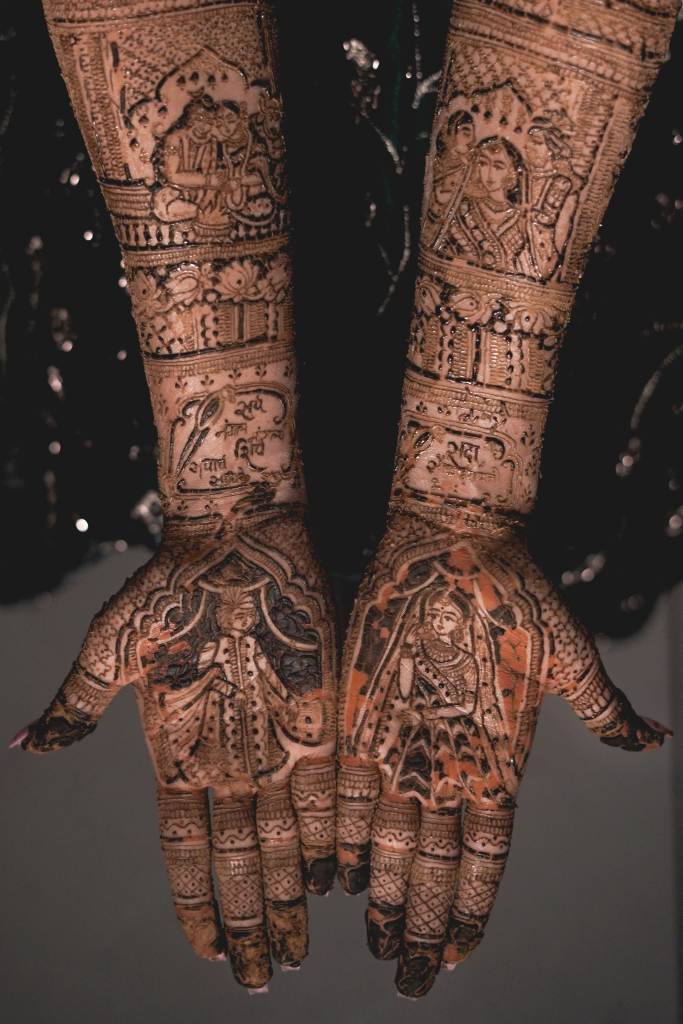
#> input picture backend/catalog/images/bridal-01-9258.jpg, 2731 x 4096 px (shown at 1/4 size)
$ python -i mask.py   (imports and definitions only)
#> lines starting #> are read from the running program, lines starting #| are printed output that depends on the picture; after the words box and inside, x2 and y2 are one past the last pixel; in counts of white or black regions, pixels touching at a corner belong together
"""Subject masks. The AI backend (rembg) gives clean cut-outs; the heuristic
backend (skin-seeded GrabCut) needs nothing beyond OpenCV and is the fallback."""
from __future__ import annotations

import threading

import cv2
import numpy as np

_sessions: dict = {}
_lock = threading.Lock()


# [24 lines left out: functions ai_available, _session, _ai_mask, not called in this run]


def _heuristic_mask(rgb: np.ndarray) -> np.ndarray:
    h, w = rgb.shape[:2]
#> h = 4096; w = 2731
    scale = 512 / max(h, w)
#> scale = 0.125
    small = cv2.resize((rgb * 255).astype(np.uint8), (max(1, round(w * scale)), max(1, round(h * scale))), interpolation=cv2.INTER_AREA)
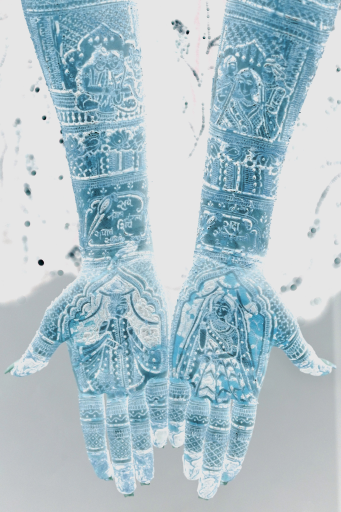
#> small: shape (512, 341, 3); mean R, G, B 173.9, 194.1, 202.4
    ycc = cv2.cvtColor(small, cv2.COLOR_RGB2YCrCb)
#> ycc: shape (512, 341, 3); mean of channels 0, 1, 2 189, 117.2, 135.5
    cr, cb = ycc[..., 1], ycc[..., 2]
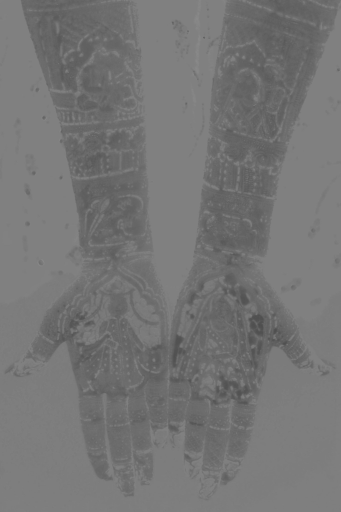
#> cr: shape (512, 341); min 78, max 137, mean 117.2
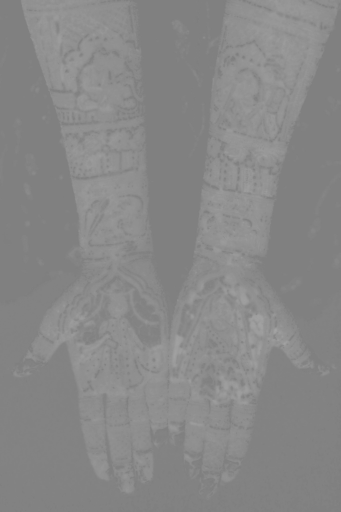
#> cb: shape (512, 341); min 125, max 164, mean 135.5
    skin = ((cr >= 133) & (cr <= 180) & (cb >= 77) & (cb <= 135)).astype(np.uint8)
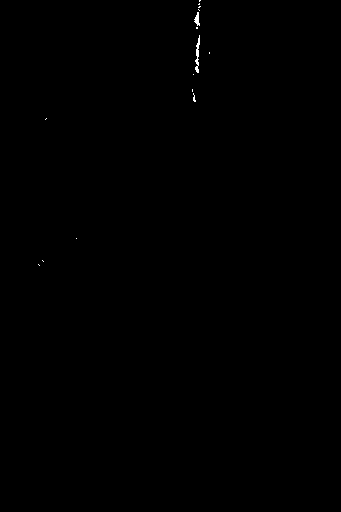
#> skin: shape (512, 341); values 0 (black) and 1 (white), 0.1% white in thin lines or dots, all inside (x1, y1, x2, y2) = (38, 0, 210, 266)
    skin = cv2.morphologyEx(skin, cv2.MORPH_CLOSE, np.ones((7, 7), np.uint8))
#> skin: shape (512, 341); values 0 (black) and 1 (white), 0.13% white; 10 white regions (8 under 20 px), largest, box (x1, y1, x2, y2) and area: (195, 35, 200, 73) 116, (194, 0, 201, 29) 83

    sh, sw = skin.shape
#> sh = 512; sw = 341
    gc = np.full((sh, sw), cv2.GC_PR_BGD, np.uint8)
    if skin.mean() > 0.01:
        gc[skin > 0] = cv2.GC_PR_FGD
        border = max(2, round(0.03 * max(sh, sw)))
        edge = np.zeros_like(skin)
        edge[:border, :] = edge[-border:, :] = 1
        edge[:, :border] = edge[:, -border:] = 1
        gc[(edge > 0) & (skin == 0)] = cv2.GC_BGD
        rect = None
        mode = cv2.GC_INIT_WITH_MASK
    else:
        rect = (round(sw * 0.1), round(sh * 0.1), round(sw * 0.8), round(sh * 0.8))
#> rect = (34, 51, 273, 410)
        mode = cv2.GC_INIT_WITH_RECT
    bgd, fgd = np.zeros((1, 65), np.float64), np.zeros((1, 65), np.float64)
    try:
        cv2.grabCut(small, gc, rect, bgd, fgd, 5, mode)
    except cv2.error:
        return skin.astype(np.float32)
    fg = np.isin(gc, (cv2.GC_FGD, cv2.GC_PR_FGD)).astype(np.uint8)
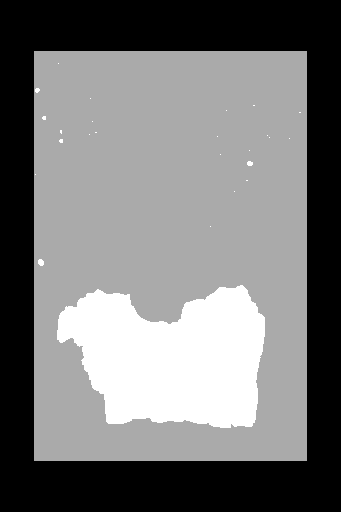
#> gc: shape (512, 341); min 0, max 3, mean 1.41; drawn with min black and max white
    fg = cv2.morphologyEx(fg, cv2.MORPH_OPEN, np.ones((5, 5), np.uint8))
    soft = cv2.GaussianBlur(fg.astype(np.float32), (0, 0), 1.5)
    return cv2.resize(soft, (w, h), interpolation=cv2.INTER_LINEAR)


# [26 lines left out: functions _clean, subject_mask, not called in this run]

>>> import cv2
>>> picture = cv2.cvtColor(cv2.imread('../../backend/catalog/images/bridal-01-9258.jpg'), cv2.COLOR_BGR2RGB)
>>> result = _heuristic_mask(picture)
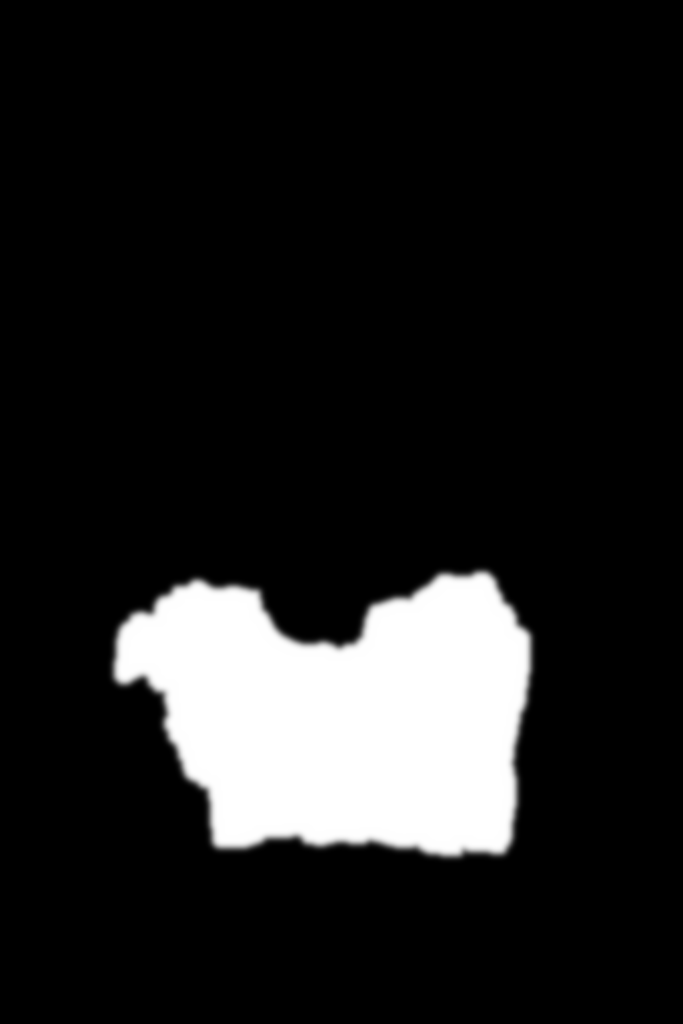
#> result: shape (4096, 2731) float32 (shown at 1/4 size); min 0, max 1, mean 0.124

$ run again, on backend/catalog/images/bridal-02-4738.jpg
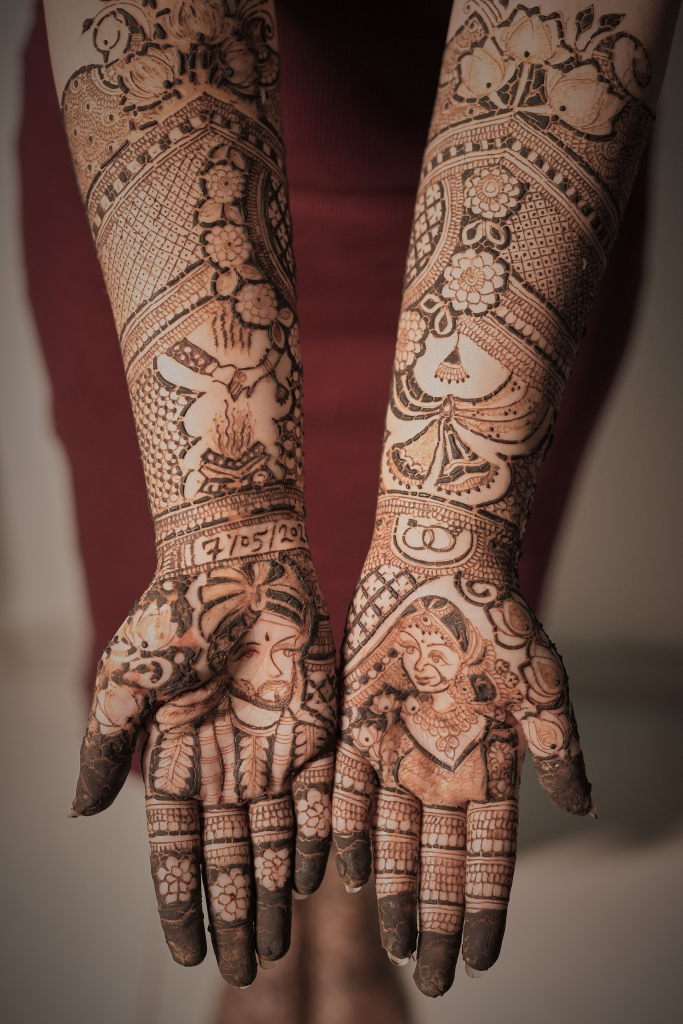
#> input picture backend/catalog/images/bridal-02-4738.jpg, 2731 x 4096 px (shown at 1/4 size)
#> ycc: shape (512, 341, 3); mean of channels 0, 1, 2 170.4, 112.9, 138.3
#> in _heuristic_mask, `skin = ((cr >= 133) & (cr <= 180) & (cb >= 77) & (cb <= 135)).astype(n..`:
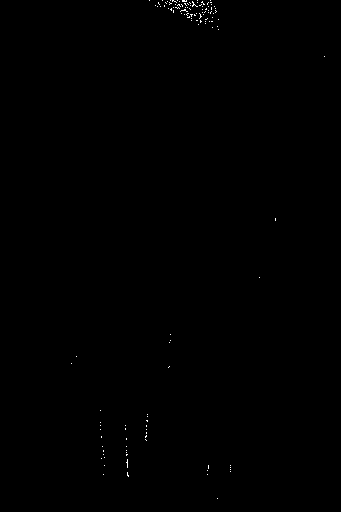
#> skin: shape (512, 341); values 0 (black) and 1 (white), 0.15% white in thin lines or dots, all inside (x1, y1, x2, y2) = (71, 0, 325, 499)
#> `result = _heuristic_mask(picture)`:
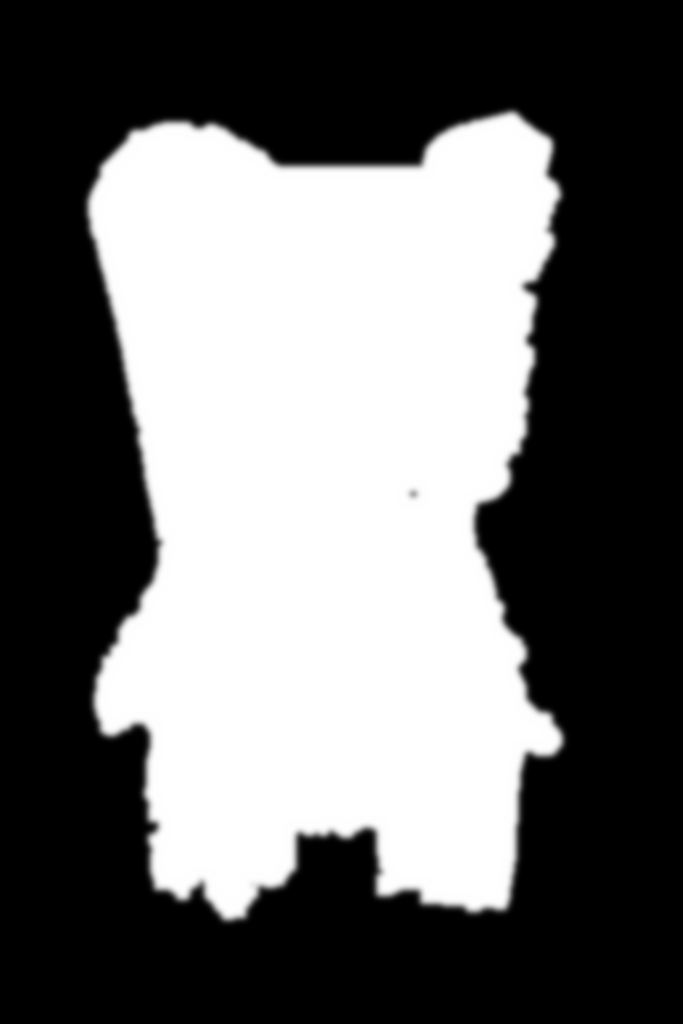
#> result: shape (4096, 2731) float32 (shown at 1/4 size); min 0, max 1, mean 0.422

$ run again, on backend/catalog/images/bridal-03-4867.jpg
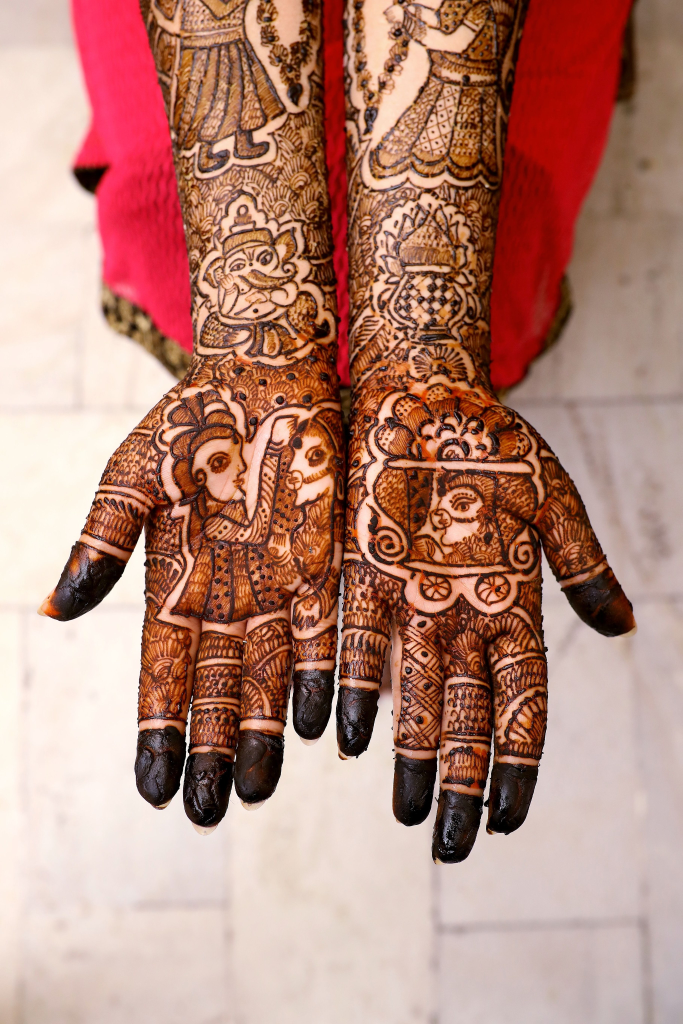
#> input picture backend/catalog/images/bridal-03-4867.jpg, 2731 x 4096 px (shown at 1/4 size)
#> ycc: shape (512, 341, 3); mean of channels 0, 1, 2 105.9, 105.2, 135.9
#> in _heuristic_mask, `skin = ((cr >= 133) & (cr <= 180) & (cb >= 77) & (cb <= 135)).astype(n..`:
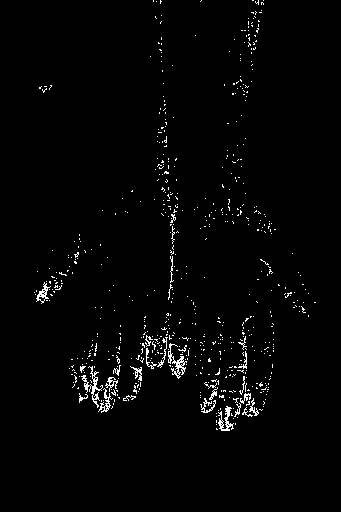
#> skin: shape (512, 341); values 0 (black) and 1 (white), 1.9% white in thin lines or dots, all inside (x1, y1, x2, y2) = (34, 0, 316, 431)
#> `result = _heuristic_mask(picture)`:
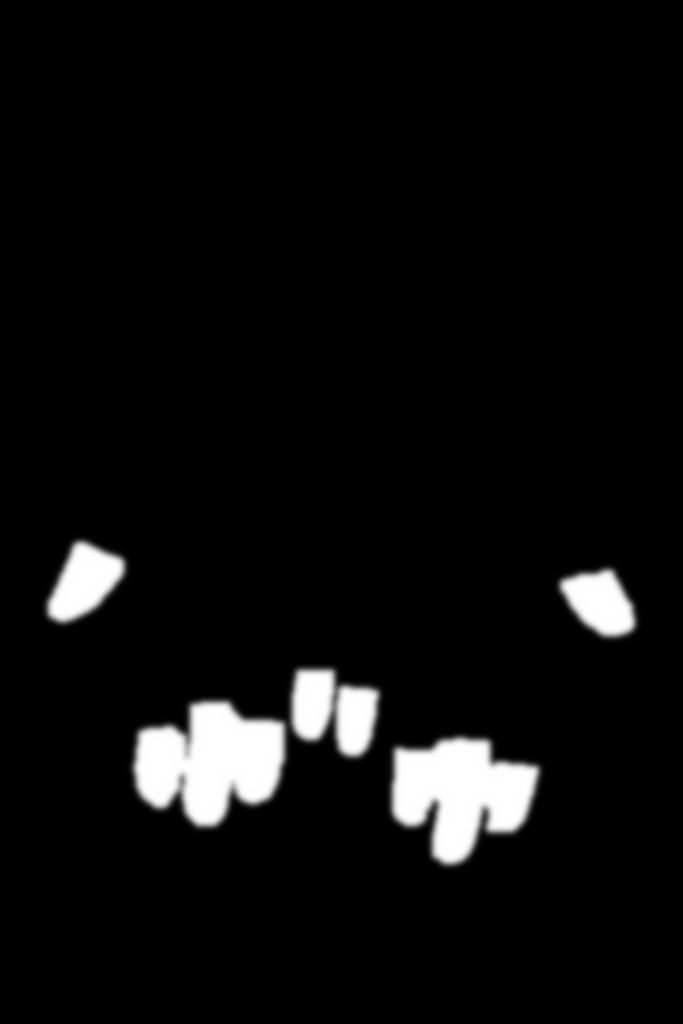
#> result: shape (4096, 2731) float32 (shown at 1/4 size); min 0, max 1, mean 0.052

$ run again, on backend/catalog/images/bridal-04-7918.jpg
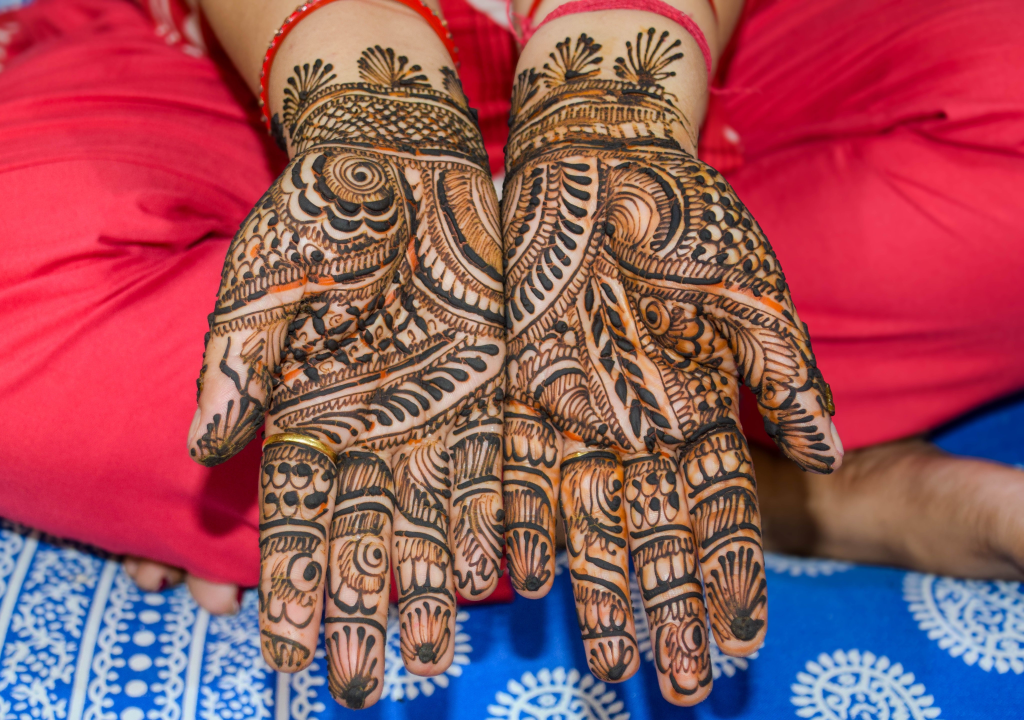
#> input picture backend/catalog/images/bridal-04-7918.jpg, 4096 x 2880 px (shown at 1/4 size)
#> ycc: shape (360, 512, 3); mean of channels 0, 1, 2 145.4, 91.6, 138.4
#> in _heuristic_mask, `skin = ((cr >= 133) & (cr <= 180) & (cb >= 77) & (cb <= 135)).astype(n..`:
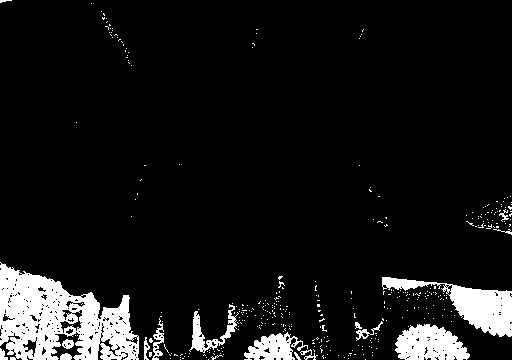
#> skin: shape (360, 512); values 0 (black) and 1 (white), 8.6% white; 358 white regions (341 under 20 px), largest, box (x1, y1, x2, y2) and area: (0, 262, 139, 360) 7905, (382, 277, 512, 337) 2762, (395, 324, 470, 360) 1935
#> `result = _heuristic_mask(picture)`:
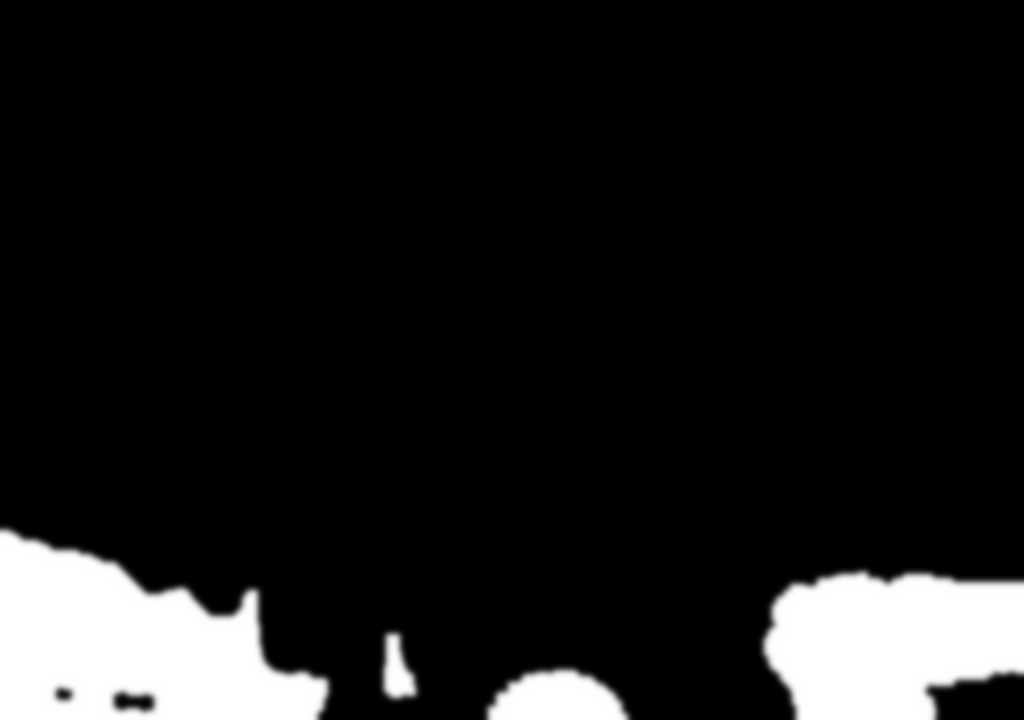
#> result: shape (2880, 4096) float32 (shown at 1/4 size); min 0, max 1, mean 0.105
